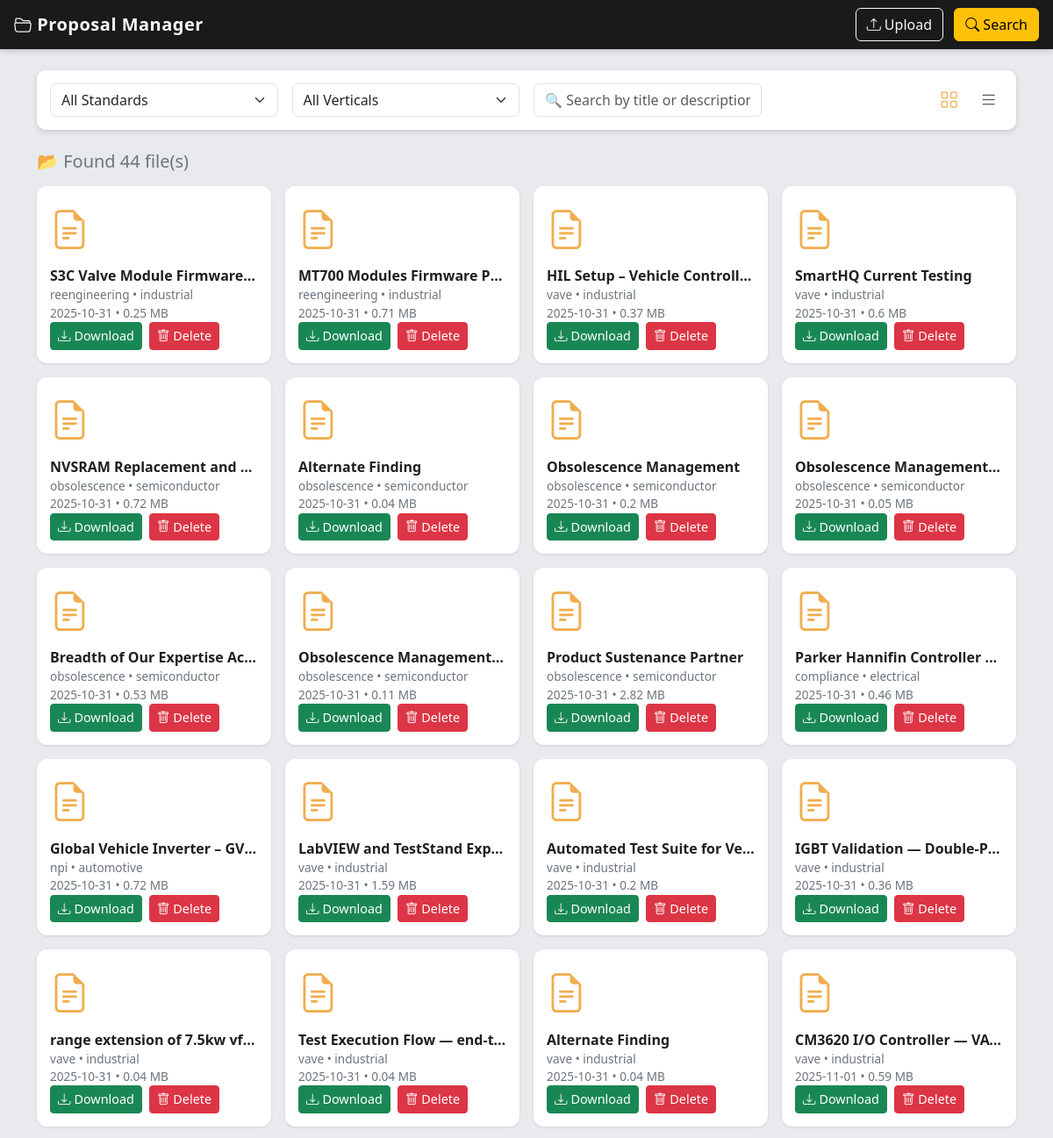
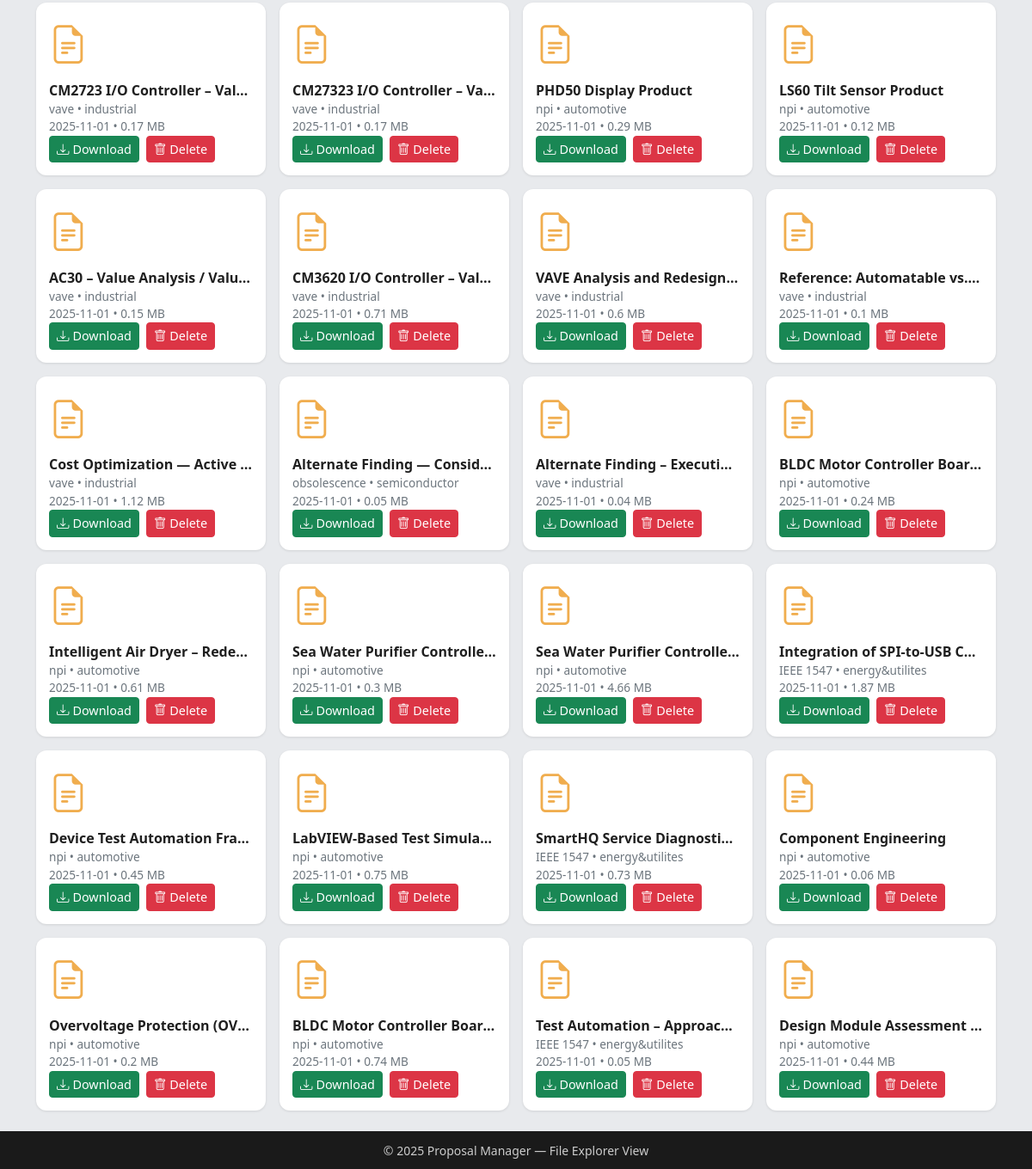
Screenshot of /search with the database file from the repository (2 pictures, top to bottom).
### newapp.py (models this page shows)
class Proposal(db.Model):
    __tablename__ = 'proposals'
    id = db.Column(db.Integer, primary_key=True)
    title = db.Column(db.String(150), nullable=False)
    description = db.Column(db.Text, nullable=True)
    standard = db.Column(db.String(100), nullable=True)
    vertical = db.Column(db.String(100), nullable=True)  # ← updated
    filename = db.Column(db.String(200), nullable=True)
    file_size = db.Column(db.Float, nullable=True)
    uploaded_at = db.Column(db.DateTime, default=datetime.utcnow)
    user_id = db.Column(db.Integer, db.ForeignKey('users.id'), nullable=False)

### newapp.py (the view)
    @app.route('/search', methods=['GET', 'POST'])
    def search():
        keyword = request.args.get('keyword', '').lower()
        standard = request.args.get('standard', '').lower()
        vertical = request.args.get('vertical', '').lower()
        query = Proposal.query
        if keyword:
            query = query.filter(
                Proposal.title.ilike(f'%{keyword}%') |
                Proposal.description.ilike(f'%{keyword}%')
            )
        if standard:
            query = query.filter(Proposal.standard.ilike(f'%{standard}%'))
        if vertical:
            query = query.filter(Proposal.vertical.ilike(f'%{vertical}%'))
        results = query.all()
        return render_template('search_results.html',
                               results=results,
                               year=datetime.now().year)

### templates/search_results.html (shortened to what this page needs)
<!DOCTYPE html>
<html lang="en">
<head>
  <link href="https://cdn.jsdelivr.net/npm/bootstrap@5.3.3/dist/css/bootstrap.min.css" rel="stylesheet" />
  <link href="https://cdn.jsdelivr.net/npm/bootstrap-icons@1.11.3/font/bootstrap-icons.css" rel="stylesheet" />
</head>
<body>
  <nav class="navbar navbar-expand-lg px-3">
    <a class="navbar-brand" href="{{ url_for('home') }}">
      <i class="bi bi-folder2-open"></i> Proposal Manager
    </a>
    <div class="ms-auto">
      <a href="{{ url_for('upload') }}" class="btn btn-outline-light me-2"><i class="bi bi-upload"></i> Upload</a>
      <a href="{{ url_for('search') }}" class="btn btn-warning"><i class="bi bi-search"></i> Search</a>
    </div>
  </nav>
  <main class="container my-4">
    <div class="search-bar">
      <form id="searchForm" class="row g-3 align-items-center" autocomplete="off">
        <div class="col-md-3">
          <select id="standardFilter" name="standard" class="form-select">
            <option value="">All Standards</option>
          </select>
        </div>
        <div class="col-md-3">
          <select id="verticalFilter" name="vertical" class="form-select">
            <option value="">All Verticals</option>
          </select>
        </div>
        <div class="col-md-3">
          <input id="searchInput" type="text" name="keyword" class="form-control"
                 placeholder="🔍 Search by title or description">
        </div>
        <div class="col-md-3 view-toggle">
          <button type="button" id="gridView" class="active" title="Grid View"><i class="bi bi-grid"></i></button>
          <button type="button" id="listView" title="List View"><i class="bi bi-list"></i></button>
        </div>
      </form>
    </div>
    {% if results is defined %}
      {% if results %}
        <h5 class="mt-4 mb-3 text-secondary" id="resultCount">📂 Found {{ results|length }} file(s)</h5>
        <div id="gridContainer" class="file-grid fade-in">
          {% for proposal in results %}
            <div class="file-card"
                 data-title="{{ proposal.title | lower }}"
                 data-description="{{ proposal.description | lower }}"
                 data-standard="{{ proposal.standard | lower }}"
                 data-vertical="{{ proposal.vertical | lower }}">
              <div class="file-icon"><i class="bi bi-file-earmark-text"></i></div>
              <div class="file-title">{{ proposal.title }}</div>
              <div class="file-meta">
                {{ proposal.standard or 'No Standard' }} • {{ proposal.vertical or 'Unknown' }}<br>
                {{ proposal.uploaded_at.strftime("%Y-%m-%d") }} • {{ proposal.file_size or '0' }} MB
              </div>
              <div class="file-actions">
                <a href="{{ url_for('download', proposal_id=proposal.id) }}" class="btn btn-success btn-sm btn-icon">
                  <i class="bi bi-download"></i> Download
                </a>
                <form method="post" action="{{ url_for('delete', proposal_id=proposal.id) }}" class="d-inline"
                      onsubmit="return confirm('Are you sure you want to delete this file?');">
                  <button type="submit" class="btn btn-danger btn-sm btn-icon">
                    <i class="bi bi-trash"></i> Delete
                  </button>
                </form>
              </div>
            </div>
          {% endfor %}
        </div>
      {% else %}
        <p class="text-center mt-4 text-muted">No files match your search.</p>
      {% endif %}
    {% else %}
      <p class="text-center mt-4 text-muted">Start typing above to search through proposals.</p>
    {% endif %}
  </main>
  <footer class="text-center">
    <small>&copy; {{ year }} Proposal Manager — File Explorer View</small>
  </footer>
</body>
</html>

### templates/search_results.html (style rules this page uses)
body { display: flex; flex-direction: column; min-height: 100vh; background: #e8eaed; font-family: "Segoe UI", sans-serif; color: #1f1f1f; }
.navbar { background-color: #1a1a1a; box-shadow: 0 0 8px rgba(0, 0, 0, 0.3); }
.navbar-brand { color: #f8f9fa !important; font-weight: 600; letter-spacing: 0.5px; }
.search-bar { background: #fff; border-radius: 10px; padding: 15px; box-shadow: 0 2px 6px rgba(0, 0, 0, 0.15); }
main { flex: 1 0 auto; }
.file-grid { display: grid; grid-template-columns: repeat(auto-fill, minmax(240px, 1fr)); gap: 1rem; margin-top: 1rem; }
.file-card { background: #fff; border-radius: 12px; padding: 15px; display: flex; flex-direction: column; height: 100%; transition: all 0.25s ease-in-out; box-shadow: 0 1px 3px rgba(0, 0, 0, 0.1); cursor: pointer; }
.file-icon { font-size: 2.8rem; color: #f0ad4e; }
.file-title { font-weight: 600; margin-top: 8px; font-size: 1rem; text-overflow: ellipsis; overflow: hidden; white-space: nowrap; }
.file-meta { font-size: 0.85rem; color: #6c757d; }
.file-actions { margin-top: auto; display: flex; gap: 8px; }
.btn-icon { display: flex; align-items: center; gap: 4px; font-size: 0.9rem; }
.view-toggle { text-align: right; }
.view-toggle button { border: none; background: transparent; color: #555; font-size: 1.3rem; margin-left: 8px; transition: color 0.2s ease-in-out; }
.view-toggle button.active { color: #f0ad4e; }
footer { background: #1a1a1a; color: #ccc; padding: 10px; margin-top: auto; }
.fade-in { animation: fadeIn 0.4s ease-in-out; }

### rows the page displays
Proposal: title "S3C Valve Module Firmware…", standard "reengineering", vertical "industrial", uploaded_at "2025-10-31", file_size "0.25"
Proposal: title "MT700 Modules Firmware P…", standard "reengineering", vertical "industrial", uploaded_at "2025-10-31", file_size "0.71"
Proposal: title "HIL Setup – Vehicle Controll…", standard "vave", vertical "industrial", uploaded_at "2025-10-31", file_size "0.37"
Proposal: title "SmartHQ Current Testing", standard "vave", vertical "industrial", uploaded_at "2025-10-31", file_size "0.6"
Proposal: title "NVSRAM Replacement and…", standard "obsolescence", vertical "semiconductor", uploaded_at "2025-10-31", file_size "0.72"
Proposal: title "Alternate Finding", standard "obsolescence", vertical "semiconductor", uploaded_at "2025-10-31", file_size "0.04"
Proposal: title "Obsolescence Management", standard "obsolescence", vertical "semiconductor", uploaded_at "2025-10-31", file_size "0.2"
Proposal: title "Obsolescence Management…", standard "obsolescence", vertical "semiconductor", uploaded_at "2025-10-31", file_size "0.05"
Proposal: title "Breadth of Our Expertise Ac…", standard "obsolescence", vertical "semiconductor", uploaded_at "2025-10-31", file_size "0.53"
Proposal: title "Obsolescence Management…", standard "obsolescence", vertical "semiconductor", uploaded_at "2025-10-31", file_size "0.11"
Proposal: title "Product Sustenance Partner", standard "obsolescence", vertical "semiconductor", uploaded_at "2025-10-31", file_size "2.82"
Proposal: title "Parker Hannifin Controller…", standard "compliance", vertical "electrical", uploaded_at "2025-10-31", file_size "0.46"
Proposal: title "Global Vehicle Inverter – GV…", standard "npi", vertical "automotive", uploaded_at "2025-10-31", file_size "0.72"
Proposal: title "LabVIEW and TestStand Exp…", standard "vave", vertical "industrial", uploaded_at "2025-10-31", file_size "1.59"
Proposal: title "Automated Test Suite for Ve…", standard "vave", vertical "industrial", uploaded_at "2025-10-31", file_size "0.2"
Proposal: title "IGBT Validation — Double-P…", standard "vave", vertical "industrial", uploaded_at "2025-10-31", file_size "0.36"
Proposal: title "range extension of 7.5kw vf…", standard "vave", vertical "industrial", uploaded_at "2025-10-31", file_size "0.04"
Proposal: title "Test Execution Flow — end-t…", standard "vave", vertical "industrial", uploaded_at "2025-10-31", file_size "0.04"
Proposal: title "Alternate Finding", standard "vave", vertical "industrial", uploaded_at "2025-10-31", file_size "0.04"
Proposal: title "CM3620 I/O Controller — VA…", standard "vave", vertical "industrial", uploaded_at "2025-11-01", file_size "0.59"
Proposal: title "CM2723 I/O Controller – Val…", standard "vave", vertical "industrial", uploaded_at "2025-11-01", file_size "0.17"
Proposal: title "CM27323 I/O Controller – Va…", standard "vave", vertical "industrial", uploaded_at "2025-11-01", file_size "0.17"
Proposal: title "PHD50 Display Product", standard "npi", vertical "automotive", uploaded_at "2025-11-01", file_size "0.29"
Proposal: title "LS60 Tilt Sensor Product", standard "npi", vertical "automotive", uploaded_at "2025-11-01", file_size "0.12"
Proposal: title "AC30 – Value Analysis / Valu…", standard "vave", vertical "industrial", uploaded_at "2025-11-01", file_size "0.15"
Proposal: title "CM3620 I/O Controller – Val…", standard "vave", vertical "industrial", uploaded_at "2025-11-01", file_size "0.71"
Proposal: title "VAVE Analysis and Redesign…", standard "vave", vertical "industrial", uploaded_at "2025-11-01", file_size "0.6"
Proposal: title "Reference: Automatable vs.…", standard "vave", vertical "industrial", uploaded_at "2025-11-01", file_size "0.1"
Proposal: title "Cost Optimization — Active…", standard "vave", vertical "industrial", uploaded_at "2025-11-01", file_size "1.12"
Proposal: title "Alternate Finding — Consid…", standard "obsolescence", vertical "semiconductor", uploaded_at "2025-11-01", file_size "0.05"
Proposal: title "Alternate Finding – Executi…", standard "vave", vertical "industrial", uploaded_at "2025-11-01", file_size "0.04"
Proposal: title "BLDC Motor Controller Boar…", standard "npi", vertical "automotive", uploaded_at "2025-11-01", file_size "0.24"
Proposal: title "Intelligent Air Dryer – Rede…", standard "npi", vertical "automotive", uploaded_at "2025-11-01", file_size "0.61"
Proposal: title "Sea Water Purifier Controlle…", standard "npi", vertical "automotive", uploaded_at "2025-11-01", file_size "0.3"
Proposal: title "Sea Water Purifier Controlle…", standard "npi", vertical "automotive", uploaded_at "2025-11-01", file_size "4.66"
Proposal: title "Integration of SPI-to-USB C…", standard "IEEE 1547", vertical "energy&utilites", uploaded_at "2025-11-01", file_size "1.87"
Proposal: title "Device Test Automation Fra…", standard "npi", vertical "automotive", uploaded_at "2025-11-01", file_size "0.45"
Proposal: title "LabVIEW-Based Test Simula…", standard "npi", vertical "automotive", uploaded_at "2025-11-01", file_size "0.75"
Proposal: title "SmartHQ Service Diagnosti…", standard "IEEE 1547", vertical "energy&utilites", uploaded_at "2025-11-01", file_size "0.73"
Proposal: title "Component Engineering", standard "npi", vertical "automotive", uploaded_at "2025-11-01", file_size "0.06"
Proposal: title "Overvoltage Protection (OV…", standard "npi", vertical "automotive", uploaded_at "2025-11-01", file_size "0.2"
Proposal: title "BLDC Motor Controller Boar…", standard "npi", vertical "automotive", uploaded_at "2025-11-01", file_size "0.74"
Proposal: title "Test Automation – Approac…", standard "IEEE 1547", vertical "energy&utilites", uploaded_at "2025-11-01", file_size "0.05"
Proposal: title "Design Module Assessment…", standard "npi", vertical "automotive", uploaded_at "2025-11-01", file_size "0.44"

### other values shown
{{ results|length }} "44"
